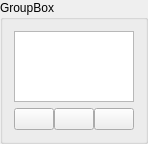
<?xml version="1.0" encoding="UTF-8"?>
<ui version="4.0">
 <class>GroupBox</class>
 <widget class="QGroupBox" name="GroupBox">
  <property name="geometry">
   <rect>
    <x>0</x>
    <y>0</y>
    <width>108</width>
    <height>144</height>
   </rect>
  </property>
  <property name="windowTitle">
   <string>GroupBox</string>
  </property>
  <property name="title">
   <string>GroupBox</string>
  </property>
  <layout class="QVBoxLayout" name="verticalLayout">
   <item>
    <widget class="QListWidget" name="listWidget">
     <property name="alternatingRowColors">
      <bool>true</bool>
     </property>
     <property name="selectionMode">
      <enum>QAbstractItemView::ExtendedSelection</enum>
     </property>
     <property name="selectionBehavior">
      <enum>QAbstractItemView::SelectRows</enum>
     </property>
     <property name="verticalScrollMode">
      <enum>QAbstractItemView::ScrollPerPixel</enum>
     </property>
     <property name="horizontalScrollMode">
      <enum>QAbstractItemView::ScrollPerPixel</enum>
     </property>
     <property name="uniformItemSizes">
      <bool>true</bool>
     </property>
     <property name="sortingEnabled">
      <bool>true</bool>
     </property>
    </widget>
   </item>
   <item>
    <widget class="QWidget" name="widget_4" native="true">
     <layout class="QHBoxLayout" name="horizontalLayout_5">
      <property name="spacing">
       <number>0</number>
      </property>
      <property name="leftMargin">
       <number>0</number>
      </property>
      <property name="topMargin">
       <number>0</number>
      </property>
      <property name="rightMargin">
       <number>0</number>
      </property>
      <property name="bottomMargin">
       <number>0</number>
      </property>
      <item>
       <widget class="QPushButton" name="addPushButton">
        <property name="text">
         <string/>
        </property>
        <property name="icon">
         <iconset theme="list-add">
          <normaloff>../../../../../../</normaloff>../../../../../../</iconset>
        </property>
       </widget>
      </item>
      <item>
       <widget class="QPushButton" name="removePushButton">
        <property name="text">
         <string/>
        </property>
        <property name="icon">
         <iconset theme="list-remove">
          <normaloff>../../../../../../</normaloff>../../../../../../</iconset>
        </property>
       </widget>
      </item>
      <item>
       <widget class="QPushButton" name="sortPushButton">
        <property name="text">
         <string/>
        </property>
        <property name="icon">
         <iconset theme="view-sort-ascending">
          <normaloff>../../../../../../</normaloff>../../../../../../</iconset>
        </property>
       </widget>
      </item>
     </layout>
    </widget>
   </item>
  </layout>
 </widget>
 <resources/>
 <connections/>
</ui>
